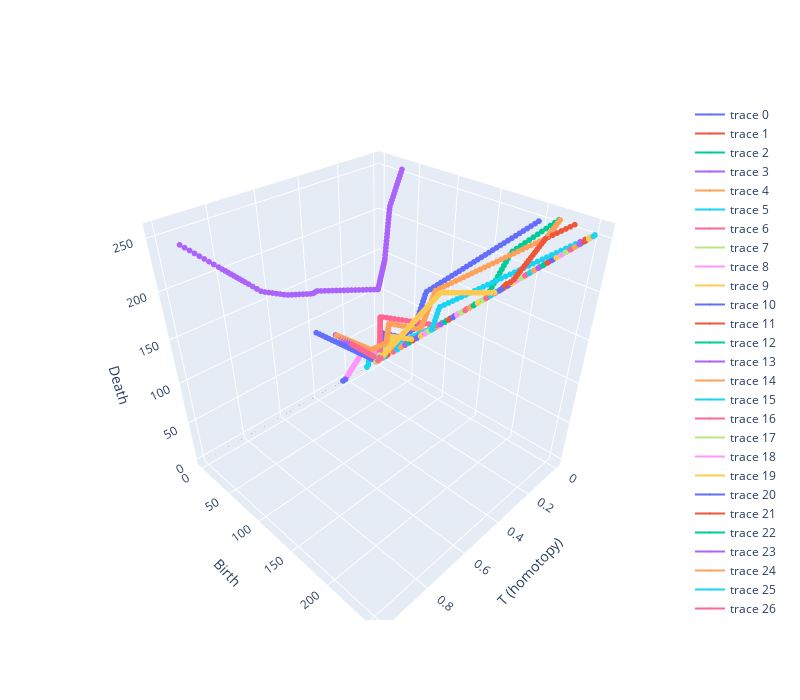

Notebook code for this chart:
### Code cell
gudhi.plot_persistence_diagram(persistence(hs[len(ts)-1]))
plt.show()
gudhi.plot_persistence_diagram(persistence(hs[0]))
plt.show()

gos = []

for vine in res:
    vine = np.array(vine)
    # print(vine)
    gos.append(go.Scatter3d(x=vine[:,0], y=vine[:,1], z=vine[:,2], marker=dict(
        size=2,
    ),
    line=dict(
        width=2
    )))

xs = np.linspace(0, mx, 10)
zs = np.linspace(0, 1, 10)
xss, zss = np.meshgrid(xs, zs)
gos.append(go.Surface(x=zss, y=xss, z=xss, colorscale=[[0, '#333'], [1, '#333']], opacity=0.1, showscale=False)) # x - y = 0: diag plane

fig = go.Figure(data=gos)

fig.update_layout(
    width=800,
    height=700,
    scene=dict(
      xaxis_title='T (homotopy)',
      yaxis_title='Birth',
      zaxis_title='Death'
  )
)

fig.show()
